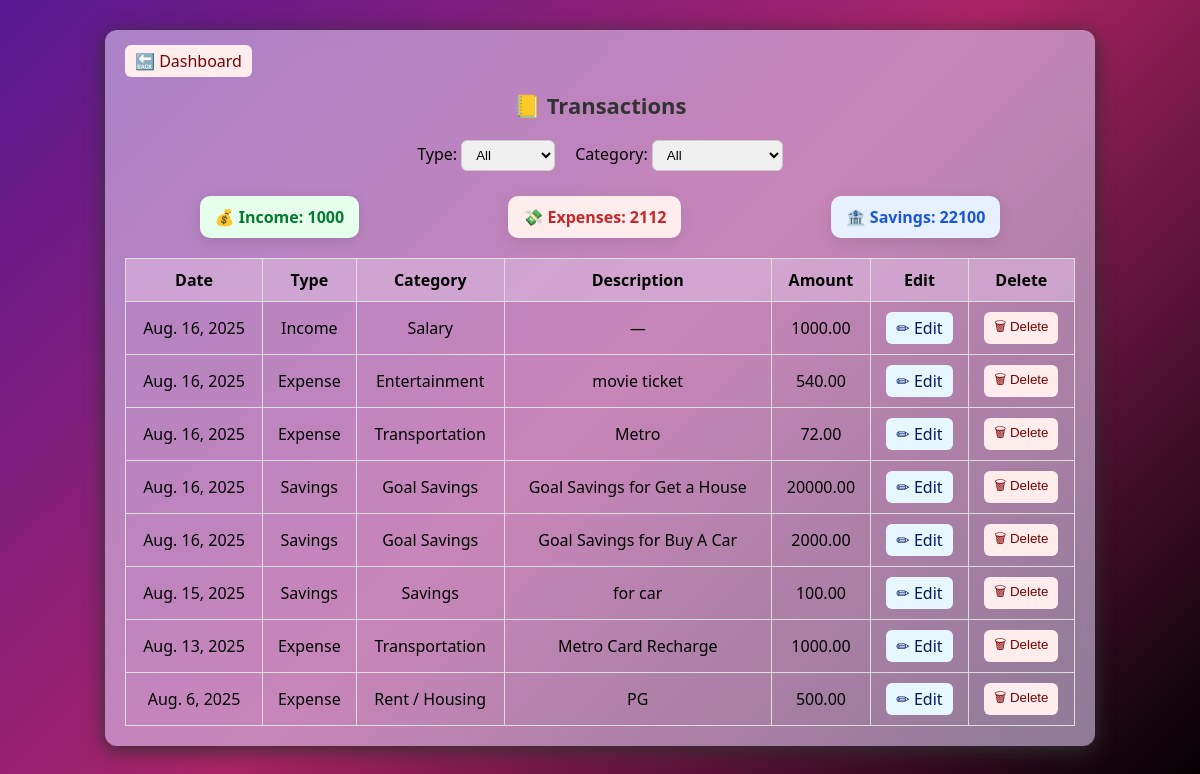
The app's page /coach/view_transactions (signed in), older data.
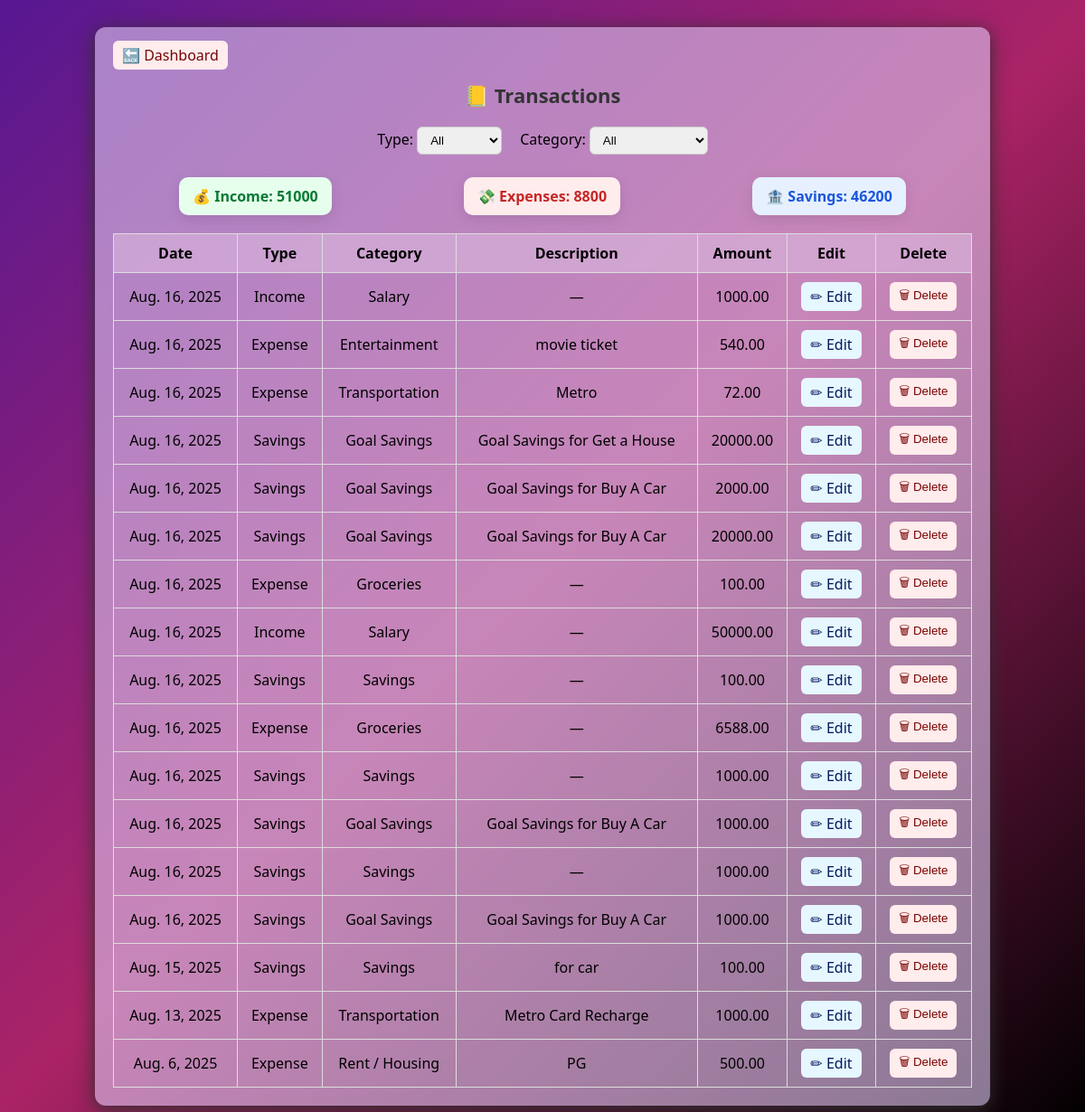
The same page, newer data.
### coach/models.py (models this page shows, shortened)
class Transaction(models.Model):
    TYPE_CHOICES = [
        ('income', 'Income'),
        ('expense', 'Expense'),
        ('savings', 'Savings'),
    ]
    type = models.CharField(max_length=20, choices=TYPE_CHOICES, default='income')
    category = models.ForeignKey('Category', on_delete=models.CASCADE, related_name='transactions')
    amount = models.DecimalField(max_digits=10, decimal_places=2)
    date = models.DateField(default=timezone.now)
    description = models.TextField(blank=True)
    user = models.ForeignKey(User, on_delete=models.CASCADE)
    goal = models.ForeignKey('Goal', on_delete=models.SET_NULL, null=True, blank=True)

class Category(models.Model):
    name = models.CharField(max_length=100)

### coach/views.py (the view)
# urls.py: path("view_transactions", views.view_transactions,name="view_transactions"),
@login_required
def view_transactions(request):
    user = request.user
    transactions = Transaction.objects.filter(user=user).select_related("category").order_by("-date")
    tx_type = request.GET.get("type")
    if tx_type in ["income", "expense", "savings"]:
        transactions = transactions.filter(type=tx_type)
    category_id = request.GET.get("category")
    if category_id:
        transactions = transactions.filter(category_id=category_id)
    total_income = transactions.filter(type="income").aggregate(total=Sum("amount"))["total"] or 0
    total_expenses = transactions.filter(type="expense").aggregate(total=Sum("amount"))["total"] or 0
    total_savings = transactions.filter(type="savings").aggregate(total=Sum("amount"))["total"] or 0
    context = {
        "transactions": transactions,
        "total_income": total_income,
        "total_expenses": total_expenses,
        "total_savings": total_savings,
        "filter_type": tx_type,
        "filter_category": category_id,
        "categories": Category.objects.all()  # for dropdown filters
    }
    return render(request, "coach/view_transactions.html", context)

### coach/templates/coach/view_transactions.html (shortened to what this page needs)
{% extends "coach/base.html" %}
{% block content %}
<div class="transactions-container">
  <a href="{% url 'dashboard' %}" class="btn btn-cancel">🔙 Dashboard</a>
  <h2 class="title">📒 Transactions</h2>
  <form method="get" class="filters">
    <label>
      Type:
      <select name="type" onchange="this.form.submit()">
        <option value="">All</option>
      </select>
    </label>
    <label>
      Category:
      <select name="category" onchange="this.form.submit()">
        <option value="">All</option>
      </select>
    </label>
  </form>
  <div class="totals">
    <div class="card income">💰 Income: {{ total_income }}</div>
    <div class="card expense">💸 Expenses: {{ total_expenses }}</div>
    <div class="card savings">🏦 Savings: {{ total_savings }}</div>
  </div>
  <table class="transactions-table">
    <thead>
      <tr>
        <th>Date</th>
        <th>Type</th>
        <th>Category</th>
        <th>Description</th>
        <th>Amount</th>
        <th>Edit</th>
        <th>Delete</th>
      </tr>
    </thead>
    <tbody>
      {% for tx in transactions %}
        <tr>
          <td>{{ tx.date }}</td>
          <td>{{ tx.type|title }}</td>
          <td>{{ tx.category.name }}</td>
          <td>{{ tx.description|default:"—" }}</td>
          <td>{{ tx.amount }}</td>
          <td>
            <a href="{% url 'edit_transaction' tx.id %}" class="btn btn-edit">✏ Edit</a>
          </td>
          <td>
            <form action="{% url 'delete_transaction' tx.id %}" method="post" onsubmit="return confirm('Are you sure you want to delete this transaction?');">
              <button type="submit" class="btn btn-delete">🗑 Delete</button>
            </form>
          </td>
        </tr>
      {% empty %}
        <tr>
          <td colspan="7" class="no-data">No transactions found.</td>
        </tr>
      {% endfor %}
    </tbody>
  </table>
</div>
{% endblock %}

### coach/templates/coach/base.html (shortened to what this page needs)
{% load static %}
<!DOCTYPE html>
<html lang="en">
<head>
    <link rel="stylesheet" href="{% static 'coach/styles.css' %}">
</head>
<body>
    {% block content %}
    {% endblock %}
</body>
</html>

### coach/static/coach/styles.css (style rules this page uses)
.card { background: #fff; border-radius: 15px; padding: 20px; box-shadow: 0 4px 15px rgba(0,0,0,0.1); transition: transform 0.2s ease-in-out; }
body { font-family: 'Segoe UI', Tahoma, Geneva, Verdana, sans-serif; background: #f4f6f8; }
h2 { margin-bottom: 20px; font-size: 22px; color: #222; }

### coach/templates/coach/view_transactions.html (style rules this page uses)
body { background: linear-gradient(135deg, #571892 0%, #aa2366 50%, #000000 100%); background-attachment: fixed; background-size: cover; color: #ffffff; }
.transactions-container { max-width: 950px; margin: 30px auto; padding: 20px; background: rgba(220, 201, 240, 0.6); border-radius: 12px; box-shadow: 0 4px 20px rgba(48, 48, 48, 0.984); backdrop-filter: blur(10px); color: #000000; transition: box-shadow 0.2s, transform 0.2s; }
.title { text-align: center; margin-bottom: 20px; color: #333; }
.filters { display: flex; justify-content: center; gap: 20px; margin-bottom: 25px; }
.filters select { padding: 6px 10px; border-radius: 6px; border: 1px solid #ccc; }
.totals { display: flex; justify-content: space-around; margin-bottom: 20px; }
.card { padding: 10px 15px; border-radius: 10px; font-weight: bold; }
.card.income { background: #e6ffed; color: #057a32; }
.card.expense { background: #ffecec; color: #c62828; }
.card.savings { background: #e6f0ff; color: #1a56db; }
.transactions-table { width: 100%; border-collapse: collapse; }
.transactions-table th, .transactions-table td { border: 1px solid #ddd; padding: 10px; text-align: center; }
.transactions-table th { background: rgba(217, 180, 219, 0.667) ; }
.btn { padding: 5px 10px; border-radius: 6px; text-decoration: none; border: none; cursor: pointer; }
.btn-edit { background: #e6f7ff; color: #04195f; }
.btn-delete { background: #ffecec; color: #7b0202; }
.btn-cancel { background: #ffecec; color: #760606; }

Row changes from the older to the newer data that the page shows:
added Transaction: date "Aug. 16, 2025", type "Savings", category.name "Goal Savings", description "Goal Savings for Buy A Car", amount "20000.00"
added Transaction: date "Aug. 16, 2025", type "Expense", category.name "Groceries", description "—", amount "100.00"
added Transaction: date "Aug. 16, 2025", type "Income", category.name "Salary", description "—", amount "50000.00"
added Transaction: date "Aug. 16, 2025", type "Savings", category.name "Savings", description "—", amount "100.00"
added Transaction: date "Aug. 16, 2025", type "Expense", category.name "Groceries", description "—", amount "6588.00"
added Transaction: date "Aug. 16, 2025", type "Savings", category.name "Savings", description "—", amount "1000.00"
added Transaction: date "Aug. 16, 2025", type "Savings", category.name "Goal Savings", description "Goal Savings for Buy A Car", amount "1000.00"
added Transaction: date "Aug. 16, 2025", type "Savings", category.name "Savings", description "—", amount "1000.00"
added Transaction: date "Aug. 16, 2025", type "Savings", category.name "Goal Savings", description "Goal Savings for Buy A Car", amount "1000.00"
Text that changed along with them:
{{ total_income }}: "1000" → "51000"
{{ total_expenses }}: "2112" → "8800"
{{ total_savings }}: "22100" → "46200"
